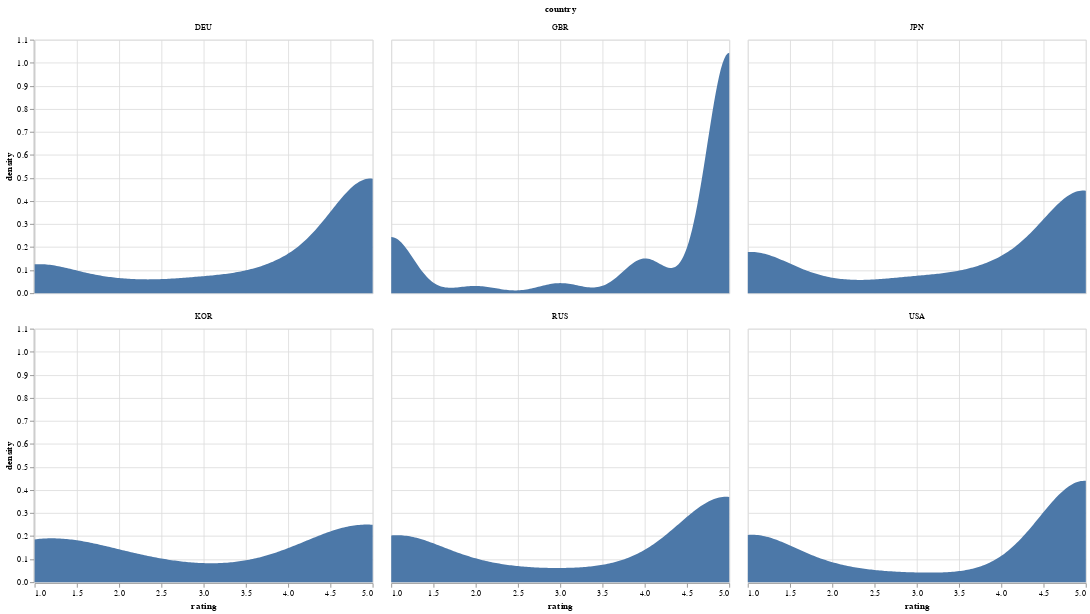

Write notebook code for a chart like this one.
### Code cell
alt.Chart(df
).transform_filter(
       alt.FieldOneOfPredicate(field='country', oneOf=[ 'USA', 'GBR', 'DEU', 'JPN', "RUS", "KOR"]) 
).transform_density(
    'rating',
    groupby=['country'],
    as_=['rating', 'density'],
    
).mark_area().encode(
    x="rating:Q",
    y="density:Q",
    
).facet(
    "country:N",
    columns =3
)

### Figure 1 — Vega-Lite specification as saved in the notebook (floating-point values rounded to 4 significant figures; data arrays with more than 128 entries replaced by an {"elided": "..."} marker saying what was removed)
{"config": {"view": {"continuousWidth": 400, "continuousHeight": 300}}, "data": {"name": "data-d59ec13652c29caa32bb53a7296d8a4e"}, "facet": {"type": "nominal", "field": "country"}, "spec": {"mark": "area", "encoding": {"x": {"type": "quantitative", "field": "rating"}, "y": {"type": "quantitative", "field": "density"}}, "transform": [{"filter": {"field": "country", "oneOf": ["USA", "GBR", "DEU", "JPN", "RUS", "KOR"]}}, {"density": "rating", "groupby": ["country"], "as": ["rating", "density"]}]}, "columns": 3, "$schema": "https://vega.github.io/schema/vega-lite/v4.8.1.json", "datasets": {"data-d59ec13652c29caa32bb53a7296d8a4e": {"elided": "4875 records"}}}
